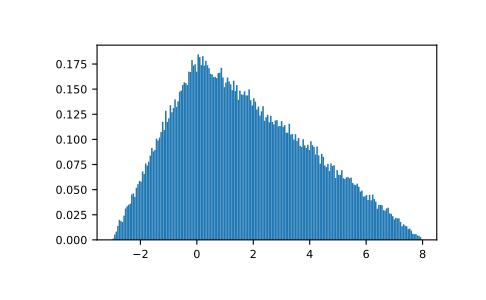

Here is the Python script that generated this plot:
# Draw values from the distribution and plot the histogram:

import matplotlib.pyplot as plt
h = plt.hist(np.random.triangular(-3, 0, 8, 100000), bins=200,
             density=True)
plt.show()
